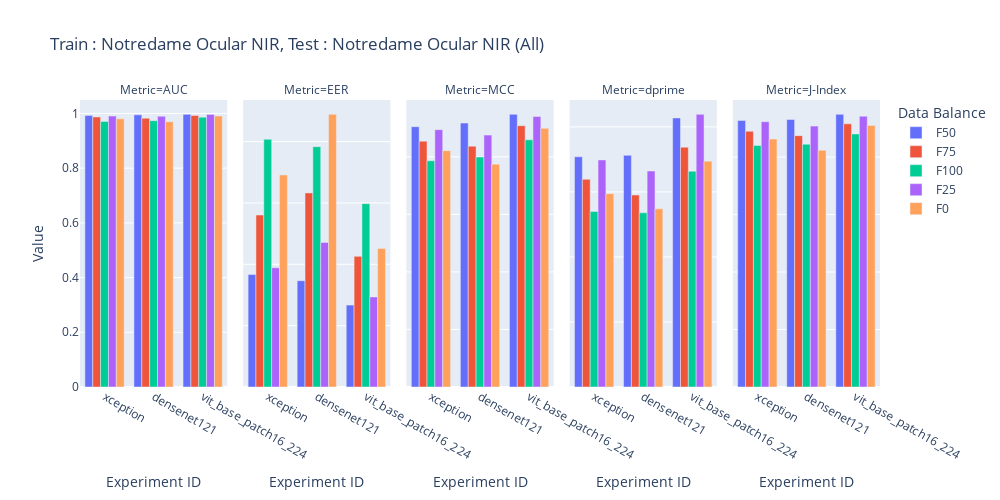

The notebook cell this image was saved under:
### Code cell
import plotly.express as px
import pandas as pd
from copy import deepcopy

df_50 = pd.read_csv('/home/sreeraj/lab/nsf/final_eval/results/across_model_notredame_ocular_nir_subject_report.csv', header=1)
df_50['Data Balance'] = 'F50'

df = pd.read_csv('/home/sreeraj/lab/nsf/final_eval/results/across_databalance_notredame_ocular_nir_subject_report.csv', header=1)
df = df.iloc[:-15]

df['Data Balance'] = df['Experiment ID'].apply(lambda x:float(x.split('_')[-1]))
df['Data Balance'] = df['Data Balance'].apply(lambda x:f'F{int(x*100)}')
df['Experiment ID'] = df['Experiment ID'].apply(lambda x: '_'.join(x.split('_')[:-1]))

df_50 = df_50[df_50['Experiment ID'].isin(df['Experiment ID'].unique())]
df = pd.concat([df_50, df])



df['Gender'] = df['Experiment ID'].apply(lambda x: x.split('_')[-1])
df = df[df['Gender'] == 'all']
df['Experiment ID'] = df['Experiment ID'].apply(lambda x: '_'.join(x.split('_')[:-1]))

df.head()

df_auc = deepcopy(df)
df_auc['Value'] = df_auc['AUC']
df_auc['Metric'] = 'AUC'

df_eer = deepcopy(df)
df_eer['Value'] = df_eer['EER']
df_eer['Metric'] = 'EER'

df_dprime = deepcopy(df)
df_dprime['Value'] = df_dprime["Sensitivity index (d')"]
df_dprime['Metric'] = 'dprime'

df_mcc = deepcopy(df)
df_mcc['Value'] = df_mcc['MCC']
df_mcc['Metric'] = 'MCC'

df_jindex = deepcopy(df)
df_jindex['Value'] = df_mcc['J-Index']
df_jindex['Metric'] = 'J-Index'

df = pd.concat([df_auc, df_eer, df_mcc, df_dprime, df_jindex])
print(df.head())

fig = px.bar(df, x='Experiment ID', y=['Value'], title='Train : Notredame Ocular NIR, Test : Notredame Ocular NIR (All)', barmode='group', color='Data Balance', labels={'value': 'Value', 'variable': 'Metrics'},width=1000, height=500, facet_col='Metric')
fig.update_yaxes(matches=None)
fig.show()

### Figure 1 — Plotly figure (JSON) as saved in the notebook; plotly's stock layout.template omitted (floating-point values rounded to 4 significant figures)
{"data": [{"alignmentgroup": "True", "hovertemplate": "Data Balance=F50<br>Metric=AUC<br>Experiment ID=%{x}<br>Value=%{y}<extra></extra>", "legendgroup": "F50", "marker": {"color": "#636efa", "pattern": {"shape": ""}}, "name": "F50", "offsetgroup": "F50", "orientation": "v", "showlegend": true, "textposition": "auto", "type": "bar", "x": ["xception", "densenet121", "vit_base_patch16_224"], "xaxis": "x", "y": [0.9929, 0.9948, 0.9967], "yaxis": "y"}, {"alignmentgroup": "True", "hovertemplate": "Data Balance=F50<br>Metric=EER<br>Experiment ID=%{x}<br>Value=%{y}<extra></extra>", "legendgroup": "F50", "marker": {"color": "#636efa", "pattern": {"shape": ""}}, "name": "F50", "offsetgroup": "F50", "orientation": "v", "showlegend": false, "textposition": "auto", "type": "bar", "x": ["xception", "densenet121", "vit_base_patch16_224"], "xaxis": "x2", "y": [0.03666, 0.03465, 0.0267], "yaxis": "y2"}, {"alignmentgroup": "True", "hovertemplate": "Data Balance=F50<br>Metric=MCC<br>Experiment ID=%{x}<br>Value=%{y}<extra></extra>", "legendgroup": "F50", "marker": {"color": "#636efa", "pattern": {"shape": ""}}, "name": "F50", "offsetgroup": "F50", "orientation": "v", "showlegend": false, "textposition": "auto", "type": "bar", "x": ["xception", "densenet121", "vit_base_patch16_224"], "xaxis": "x3", "y": [0.9049, 0.9175, 0.9477], "yaxis": "y3"}, {"alignmentgroup": "True", "hovertemplate": "Data Balance=F50<br>Metric=dprime<br>Experiment ID=%{x}<br>Value=%{y}<extra></extra>", "legendgroup": "F50", "marker": {"color": "#636efa", "pattern": {"shape": ""}}, "name": "F50", "offsetgroup": "F50", "orientation": "v", "showlegend": false, "textposition": "auto", "type": "bar", "x": ["xception", "densenet121", "vit_base_patch16_224"], "xaxis": "x4", "y": [3.541, 3.563, 4.138], "yaxis": "y4"}, {"alignmentgroup": "True", "hovertemplate": "Data Balance=F50<br>Metric=J-Index<br>Experiment ID=%{x}<br>Value=%{y}<extra></extra>", "legendgroup": "F50", "marker": {"color": "#636efa", "pattern": {"shape": ""}}, "name": "F50", "offsetgroup": "F50", "orientation": "v", "showlegend": false, "textposition": "auto", "type": "bar", "x": ["xception", "densenet121", "vit_base_patch16_224"], "xaxis": "x5", "y": [0.9271, 0.9308, 0.9487], "yaxis": "y5"}, {"alignmentgroup": "True", "hovertemplate": "Data Balance=F75<br>Metric=AUC<br>Experiment ID=%{x}<br>Value=%{y}<extra></extra>", "legendgroup": "F75", "marker": {"color": "#EF553B", "pattern": {"shape": ""}}, "name": "F75", "offsetgroup": "F75", "orientation": "v", "showlegend": true, "textposition": "auto", "type": "bar", "x": ["vit_base_patch16_224", "xception", "densenet121"], "xaxis": "x", "y": [0.9924, 0.9872, 0.9827], "yaxis": "y"}, {"alignmentgroup": "True", "hovertemplate": "Data Balance=F75<br>Metric=EER<br>Experiment ID=%{x}<br>Value=%{y}<extra></extra>", "legendgroup": "F75", "marker": {"color": "#EF553B", "pattern": {"shape": ""}}, "name": "F75", "offsetgroup": "F75", "orientation": "v", "showlegend": false, "textposition": "auto", "type": "bar", "x": ["vit_base_patch16_224", "xception", "densenet121"], "xaxis": "x2", "y": [0.04259, 0.05607, 0.06328], "yaxis": "y2"}, {"alignmentgroup": "True", "hovertemplate": "Data Balance=F75<br>Metric=MCC<br>Experiment ID=%{x}<br>Value=%{y}<extra></extra>", "legendgroup": "F75", "marker": {"color": "#EF553B", "pattern": {"shape": ""}}, "name": "F75", "offsetgroup": "F75", "orientation": "v", "showlegend": false, "textposition": "auto", "type": "bar", "x": ["vit_base_patch16_224", "xception", "densenet121"], "xaxis": "x3", "y": [0.9083, 0.8546, 0.8371], "yaxis": "y3"}, {"alignmentgroup": "True", "hovertemplate": "Data Balance=F75<br>Metric=dprime<br>Experiment ID=%{x}<br>Value=%{y}<extra></extra>", "legendgroup": "F75", "marker": {"color": "#EF553B", "pattern": {"shape": ""}}, "name": "F75", "offsetgroup": "F75", "orientation": "v", "showlegend": false, "textposition": "auto", "type": "bar", "x": ["vit_base_patch16_224", "xception", "densenet121"], "xaxis": "x4", "y": [3.688, 3.194, 2.953], "yaxis": "y4"}, {"alignmentgroup": "True", "hovertemplate": "Data Balance=F75<br>Metric=J-Index<br>Experiment ID=%{x}<br>Value=%{y}<extra></extra>", "legendgroup": "F75", "marker": {"color": "#EF553B", "pattern": {"shape": ""}}, "name": "F75", "offsetgroup": "F75", "orientation": "v", "showlegend": false, "textposition": "auto", "type": "bar", "x": ["vit_base_patch16_224", "xception", "densenet121"], "xaxis": "x5", "y": [0.9158, 0.8899, 0.8746], "yaxis": "y5"}, {"alignmentgroup": "True", "hovertemplate": "Data Balance=F100<br>Metric=AUC<br>Experiment ID=%{x}<br>Value=%{y}<extra></extra>", "legendgroup": "F100", "marker": {"color": "#00cc96", "pattern": {"shape": ""}}, "name": "F100", "offsetgroup": "F100", "orientation": "v", "showlegend": true, "textposition": "auto", "type": "bar", "x": ["vit_base_patch16_224", "xception", "densenet121"], "xaxis": "x", "y": [0.9865, 0.9709, 0.9737], "yaxis": "y"}, {"alignmentgroup": "True", "hovertemplate": "Data Balance=F100<br>Metric=EER<br>Experiment ID=%{x}<br>Value=%{y}<extra></extra>", "legendgroup": "F100", "marker": {"color": "#00cc96", "pattern": {"shape": ""}}, "name": "F100", "offsetgroup": "F100", "orientation": "v", "showlegend": false, "textposition": "auto", "type": "bar", "x": ["vit_base_patch16_224", "xception", "densenet121"], "xaxis": "x2", "y": [0.05976, 0.08078, 0.07835], "yaxis": "y2"}, {"alignmentgroup": "True", "hovertemplate": "Data Balance=F100<br>Metric=MCC<br>Experiment ID=%{x}<br>Value=%{y}<extra></extra>", "legendgroup": "F100", "marker": {"color": "#00cc96", "pattern": {"shape": ""}}, "name": "F100", "offsetgroup": "F100", "orientation": "v", "showlegend": false, "textposition": "auto", "type": "bar", "x": ["vit_base_patch16_224", "xception", "densenet121"], "xaxis": "x3", "y": [0.8592, 0.7864, 0.7994], "yaxis": "y3"}, {"alignmentgroup": "True", "hovertemplate": "Data Balance=F100<br>Metric=dprime<br>Experiment ID=%{x}<br>Value=%{y}<extra></extra>", "legendgroup": "F100", "marker": {"color": "#00cc96", "pattern": {"shape": ""}}, "name": "F100", "offsetgroup": "F100", "orientation": "v", "showlegend": false, "textposition": "auto", "type": "bar", "x": ["vit_base_patch16_224", "xception", "densenet121"], "xaxis": "x4", "y": [3.318, 2.7, 2.679], "yaxis": "y4"}, {"alignmentgroup": "True", "hovertemplate": "Data Balance=F100<br>Metric=J-Index<br>Experiment ID=%{x}<br>Value=%{y}<extra></extra>", "legendgroup": "F100", "marker": {"color": "#00cc96", "pattern": {"shape": ""}}, "name": "F100", "offsetgroup": "F100", "orientation": "v", "showlegend": false, "textposition": "auto", "type": "bar", "x": ["vit_base_patch16_224", "xception", "densenet121"], "xaxis": "x5", "y": [0.8806, 0.8402, 0.8448], "yaxis": "y5"}, {"alignmentgroup": "True", "hovertemplate": "Data Balance=F25<br>Metric=AUC<br>Experiment ID=%{x}<br>Value=%{y}<extra></extra>", "legendgroup": "F25", "marker": {"color": "#ab63fa", "pattern": {"shape": ""}}, "name": "F25", "offsetgroup": "F25", "orientation": "v", "showlegend": true, "textposition": "auto", "type": "bar", "x": ["xception", "vit_base_patch16_224", "densenet121"], "xaxis": "x", "y": [0.9906, 0.9966, 0.9897], "yaxis": "y"}, {"alignmentgroup": "True", "hovertemplate": "Data Balance=F25<br>Metric=EER<br>Experiment ID=%{x}<br>Value=%{y}<extra></extra>", "legendgroup": "F25", "marker": {"color": "#ab63fa", "pattern": {"shape": ""}}, "name": "F25", "offsetgroup": "F25", "orientation": "v", "showlegend": false, "textposition": "auto", "type": "bar", "x": ["xception", "vit_base_patch16_224", "densenet121"], "xaxis": "x2", "y": [0.03887, 0.02936, 0.04711], "yaxis": "y2"}, {"alignmentgroup": "True", "hovertemplate": "Data Balance=F25<br>Metric=MCC<br>Experiment ID=%{x}<br>Value=%{y}<extra></extra>", "legendgroup": "F25", "marker": {"color": "#ab63fa", "pattern": {"shape": ""}}, "name": "F25", "offsetgroup": "F25", "orientation": "v", "showlegend": false, "textposition": "auto", "type": "bar", "x": ["xception", "vit_base_patch16_224", "densenet121"], "xaxis": "x3", "y": [0.8946, 0.9402, 0.8756], "yaxis": "y3"}, {"alignmentgroup": "True", "hovertemplate": "Data Balance=F25<br>Metric=dprime<br>Experiment ID=%{x}<br>Value=%{y}<extra></extra>", "legendgroup": "F25", "marker": {"color": "#ab63fa", "pattern": {"shape": ""}}, "name": "F25", "offsetgroup": "F25", "orientation": "v", "showlegend": false, "textposition": "auto", "type": "bar", "x": ["xception", "vit_base_patch16_224", "densenet121"], "xaxis": "x4", "y": [3.492, 4.193, 3.321], "yaxis": "y4"}, {"alignmentgroup": "True", "hovertemplate": "Data Balance=F25<br>Metric=J-Index<br>Experiment ID=%{x}<br>Value=%{y}<extra></extra>", "legendgroup": "F25", "marker": {"color": "#ab63fa", "pattern": {"shape": ""}}, "name": "F25", "offsetgroup": "F25", "orientation": "v", "showlegend": false, "textposition": "auto", "type": "bar", "x": ["xception", "vit_base_patch16_224", "densenet121"], "xaxis": "x5", "y": [0.9232, 0.9424, 0.9078], "yaxis": "y5"}, {"alignmentgroup": "True", "hovertemplate": "Data Balance=F0<br>Metric=AUC<br>Experiment ID=%{x}<br>Value=%{y}<extra></extra>", "legendgroup": "F0", "marker": {"color": "#FFA15A", "pattern": {"shape": ""}}, "name": "F0", "offsetgroup": "F0", "orientation": "v", "showlegend": true, "textposition": "auto", "type": "bar", "x": ["vit_base_patch16_224", "densenet121", "xception"], "xaxis": "x", "y": [0.9908, 0.9699, 0.9803], "yaxis": "y"}, {"alignmentgroup": "True", "hovertemplate": "Data Balance=F0<br>Metric=EER<br>Experiment ID=%{x}<br>Value=%{y}<extra></extra>", "legendgroup": "F0", "marker": {"color": "#FFA15A", "pattern": {"shape": ""}}, "name": "F0", "offsetgroup": "F0", "orientation": "v", "showlegend": false, "textposition": "auto", "type": "bar", "x": ["vit_base_patch16_224", "densenet121", "xception"], "xaxis": "x2", "y": [0.04519, 0.08888, 0.06912], "yaxis": "y2"}, {"alignmentgroup": "True", "hovertemplate": "Data Balance=F0<br>Metric=MCC<br>Experiment ID=%{x}<br>Value=%{y}<extra></extra>", "legendgroup": "F0", "marker": {"color": "#FFA15A", "pattern": {"shape": ""}}, "name": "F0", "offsetgroup": "F0", "orientation": "v", "showlegend": false, "textposition": "auto", "type": "bar", "x": ["vit_base_patch16_224", "densenet121", "xception"], "xaxis": "x3", "y": [0.8991, 0.7744, 0.8215], "yaxis": "y3"}, {"alignmentgroup": "True", "hovertemplate": "Data Balance=F0<br>Metric=dprime<br>Experiment ID=%{x}<br>Value=%{y}<extra></extra>", "legendgroup": "F0", "marker": {"color": "#FFA15A", "pattern": {"shape": ""}}, "name": "F0", "offsetgroup": "F0", "orientation": "v", "showlegend": false, "textposition": "auto", "type": "bar", "x": ["vit_base_patch16_224", "densenet121", "xception"], "xaxis": "x4", "y": [3.473, 2.74, 2.972], "yaxis": "y4"}, {"alignmentgroup": "True", "hovertemplate": "Data Balance=F0<br>Metric=J-Index<br>Experiment ID=%{x}<br>Value=%{y}<extra></extra>", "legendgroup": "F0", "marker": {"color": "#FFA15A", "pattern": {"shape": ""}}, "name": "F0", "offsetgroup": "F0", "orientation": "v", "showlegend": false, "textposition": "auto", "type": "bar", "x": ["vit_base_patch16_224", "densenet121", "xception"], "xaxis": "x5", "y": [0.9101, 0.8234, 0.8629], "yaxis": "y5"}], "layout": {"annotations": [{"font": {}, "showarrow": false, "text": "Metric=AUC", "x": 0.092, "xanchor": "center", "xref": "paper", "y": 1, "yanchor": "bottom", "yref": "paper"}, {"font": {}, "showarrow": false, "text": "Metric=EER", "x": 0.296, "xanchor": "center", "xref": "paper", "y": 1, "yanchor": "bottom", "yref": "paper"}, {"font": {}, "showarrow": false, "text": "Metric=MCC", "x": 0.5, "xanchor": "center", "xref": "paper", "y": 1, "yanchor": "bottom", "yref": "paper"}, {"font": {}, "showarrow": false, "text": "Metric=dprime", "x": 0.704, "xanchor": "center", "xref": "paper", "y": 1, "yanchor": "bottom", "yref": "paper"}, {"font": {}, "showarrow": false, "text": "Metric=J-Index", "x": 0.908, "xanchor": "center", "xref": "paper", "y": 1, "yanchor": "bottom", "yref": "paper"}], "barmode": "group", "height": 500, "legend": {"title": {"text": "Data Balance"}, "tracegroupgap": 0}, "title": {"text": "Train : Notredame Ocular NIR, Test : Notredame Ocular NIR (All)"}, "width": 1000, "xaxis": {"anchor": "y", "domain": [0, 0.184], "title": {"text": "Experiment ID"}}, "xaxis2": {"anchor": "y2", "domain": [0.204, 0.388], "matches": "x", "title": {"text": "Experiment ID"}}, "xaxis3": {"anchor": "y3", "domain": [0.408, 0.592], "matches": "x", "title": {"text": "Experiment ID"}}, "xaxis4": {"anchor": "y4", "domain": [0.612, 0.796], "matches": "x", "title": {"text": "Experiment ID"}}, "xaxis5": {"anchor": "y5", "domain": [0.816, 1], "matches": "x", "title": {"text": "Experiment ID"}}, "yaxis": {"anchor": "x", "domain": [0, 1], "title": {"text": "Value"}}, "yaxis2": {"anchor": "x2", "domain": [0, 1], "showticklabels": false}, "yaxis3": {"anchor": "x3", "domain": [0, 1], "showticklabels": false}, "yaxis4": {"anchor": "x4", "domain": [0, 1], "showticklabels": false}, "yaxis5": {"anchor": "x5", "domain": [0, 1], "showticklabels": false}}}
